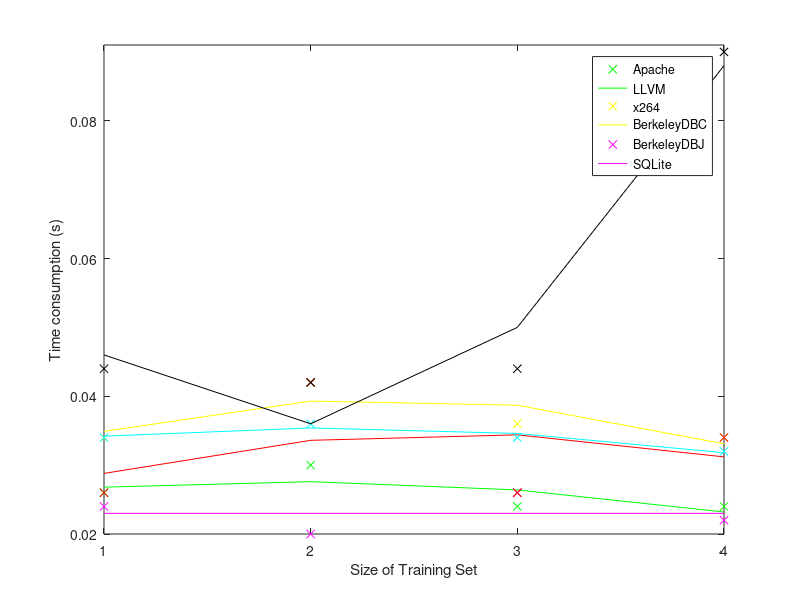

The MATLAB source for this figure:


x=[1 2 3 4];

y1=[0.0260 0.0300 0.0240 0.0240];
y1p=polyval(polyfit(x,y1,2),x);

y2=[0.034 0.042 0.036 0.034];
y2p=polyval(polyfit(x,y2,2),x);

y3=[0.024 0.02 0.026 0.022];
y3p=polyval(polyfit(x,y3,2),x);

y4=[0.026 0.042 0.026 0.034];
y4p=polyval(polyfit(x,y4,2),x);

y5=[0.034 0.036 0.034 0.032];
y5p=polyval(polyfit(x,y5,2),x);

y6=[0.044 0.042 0.044 0.09];
y6p=polyval(polyfit(x,y6,2),x);

plot(x,y1,'gx',x,y1p,'g-',x, y2,'yx',x,y2p,'y-',x,y3,'mx',x,y3p,'m-',x,y4,'rx',x,y4p,'r-',x,y5,'cx',x,y5p,'c-',x,y6,'kx',x,y6p,'k-');

axis([1 4 0.02 0.091]);
set(gca,'xtick',[1:1:4]);

legend('Apache','LLVM','x264','BerkeleyDBC', 'BerkeleyDBJ', 'SQLite');
xlabel('Size of Training Set'), ylabel('Time consumption (s)');;

print -depsc -r400 time.eps;